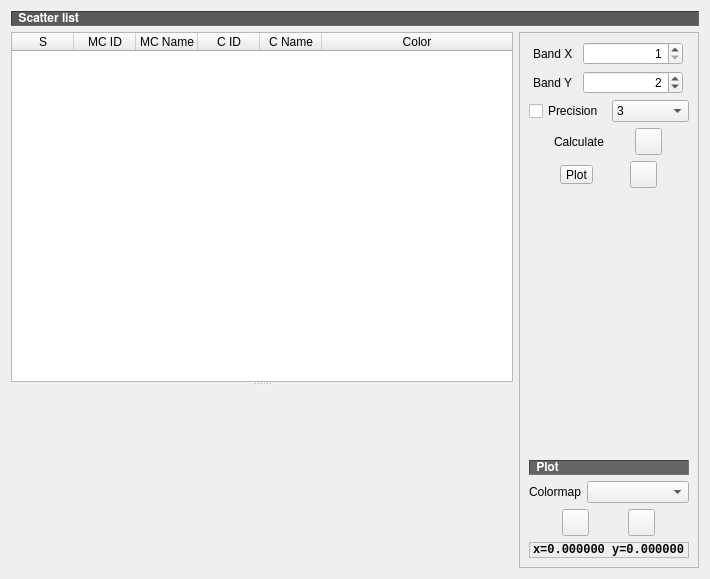
<?xml version="1.0" encoding="UTF-8"?>
<ui version="4.0">
 <class>ScatterPlot</class>
 <widget class="QDialog" name="ScatterPlot">
  <property name="geometry">
   <rect>
    <x>0</x>
    <y>0</y>
    <width>710</width>
    <height>579</height>
   </rect>
  </property>
  <property name="sizePolicy">
   <sizepolicy hsizetype="Minimum" vsizetype="Minimum">
    <horstretch>0</horstretch>
    <verstretch>0</verstretch>
   </sizepolicy>
  </property>
  <property name="windowTitle">
   <string>SCP: Scatter Plot</string>
  </property>
  <property name="windowIcon">
   <iconset resource="resources.qrc">
    <normaloff>:/plugins/semiautomaticclassificationplugin/icons/semiautomaticclassificationplugin.svg</normaloff>:/plugins/semiautomaticclassificationplugin/icons/semiautomaticclassificationplugin.svg</iconset>
  </property>
  <property name="locale">
   <locale language="English" country="UnitedStates"/>
  </property>
  <layout class="QGridLayout" name="gridLayout_5">
   <item row="1" column="0">
    <widget class="QSplitter" name="splitter">
     <property name="orientation">
      <enum>Qt::Vertical</enum>
     </property>
     <property name="childrenCollapsible">
      <bool>false</bool>
     </property>
     <widget class="QWidget" name="layoutWidget">
      <layout class="QGridLayout" name="gridLayout_2">
       <item row="0" column="0">
        <widget class="QTableWidget" name="scatter_list_plot_tableWidget">
         <property name="sizePolicy">
          <sizepolicy hsizetype="Expanding" vsizetype="Minimum">
           <horstretch>0</horstretch>
           <verstretch>0</verstretch>
          </sizepolicy>
         </property>
         <property name="minimumSize">
          <size>
           <width>0</width>
           <height>50</height>
          </size>
         </property>
         <property name="locale">
          <locale language="English" country="UnitedStates"/>
         </property>
         <property name="editTriggers">
          <set>QAbstractItemView::NoEditTriggers</set>
         </property>
         <property name="selectionBehavior">
          <enum>QAbstractItemView::SelectRows</enum>
         </property>
         <property name="sortingEnabled">
          <bool>true</bool>
         </property>
         <attribute name="horizontalHeaderDefaultSectionSize">
          <number>62</number>
         </attribute>
         <attribute name="horizontalHeaderStretchLastSection">
          <bool>true</bool>
         </attribute>
         <attribute name="verticalHeaderDefaultSectionSize">
          <number>22</number>
         </attribute>
         <column>
          <property name="text">
           <string>S</string>
          </property>
         </column>
         <column>
          <property name="text">
           <string>MC ID</string>
          </property>
         </column>
         <column>
          <property name="text">
           <string>MC Name</string>
          </property>
         </column>
         <column>
          <property name="text">
           <string>C ID</string>
          </property>
         </column>
         <column>
          <property name="text">
           <string>C Name</string>
          </property>
         </column>
         <column>
          <property name="text">
           <string>Color</string>
          </property>
         </column>
        </widget>
       </item>
      </layout>
     </widget>
     <widget class="QWidget" name="layoutWidget">
      <layout class="QGridLayout" name="gridLayout_3">
       <item row="0" column="0">
        <widget class="ScatterWidget2" name="Scatter_Widget_2" native="true">
         <property name="sizePolicy">
          <sizepolicy hsizetype="Expanding" vsizetype="Expanding">
           <horstretch>0</horstretch>
           <verstretch>0</verstretch>
          </sizepolicy>
         </property>
         <property name="minimumSize">
          <size>
           <width>0</width>
           <height>100</height>
          </size>
         </property>
        </widget>
       </item>
      </layout>
     </widget>
    </widget>
   </item>
   <item row="1" column="1">
    <widget class="QFrame" name="frame">
     <property name="sizePolicy">
      <sizepolicy hsizetype="Maximum" vsizetype="Preferred">
       <horstretch>0</horstretch>
       <verstretch>0</verstretch>
      </sizepolicy>
     </property>
     <property name="frameShape">
      <enum>QFrame::StyledPanel</enum>
     </property>
     <property name="frameShadow">
      <enum>QFrame::Raised</enum>
     </property>
     <layout class="QGridLayout" name="gridLayout">
      <item row="0" column="0">
       <layout class="QGridLayout" name="gridLayout_6">
        <item row="6" column="0">
         <layout class="QHBoxLayout" name="horizontalLayout_8">
          <item>
           <widget class="QLabel" name="label_49">
            <property name="sizePolicy">
             <sizepolicy hsizetype="Fixed" vsizetype="Preferred">
              <horstretch>0</horstretch>
              <verstretch>0</verstretch>
             </sizepolicy>
            </property>
            <property name="text">
             <string>Calculate</string>
            </property>
           </widget>
          </item>
          <item>
           <widget class="QToolButton" name="scatter_ROI_Button">
            <property name="toolTip">
             <string>&lt;html&gt;&lt;head/&gt;&lt;body&gt;&lt;p&gt;Calculate scatter plot&lt;/p&gt;&lt;/body&gt;&lt;/html&gt;</string>
            </property>
            <property name="styleSheet">
             <string notr="true">margin: 0px;padding: 0px;</string>
            </property>
            <property name="icon">
             <iconset resource="resources.qrc">
              <normaloff>:/plugins/semiautomaticclassificationplugin/icons/semiautomaticclassificationplugin_enter.svg</normaloff>:/plugins/semiautomaticclassificationplugin/icons/semiautomaticclassificationplugin_enter.svg</iconset>
            </property>
            <property name="iconSize">
             <size>
              <width>22</width>
              <height>22</height>
             </size>
            </property>
           </widget>
          </item>
         </layout>
        </item>
        <item row="4" column="0">
         <layout class="QHBoxLayout" name="horizontalLayout_2">
          <item>
           <widget class="QCheckBox" name="precision_checkBox">
            <property name="toolTip">
             <string>&lt;html&gt;&lt;head/&gt;&lt;body&gt;&lt;p&gt;Use custom decimal precision&lt;/p&gt;&lt;/body&gt;&lt;/html&gt;</string>
            </property>
            <property name="text">
             <string>Precision</string>
            </property>
           </widget>
          </item>
          <item>
           <widget class="QComboBox" name="precision_comboBox">
            <property name="toolTip">
             <string>&lt;html&gt;&lt;head/&gt;&lt;body&gt;&lt;p&gt;Select decimal precision:&lt;/p&gt;&lt;p&gt;4 = 10^&lt;span style=&quot; vertical-align:super;&quot;&gt;−4&lt;/span&gt;&lt;/p&gt;&lt;p&gt;3 = 10^&lt;span style=&quot; vertical-align:super;&quot;&gt;−3&lt;/span&gt;&lt;/p&gt;&lt;p&gt;2 = 10^&lt;span style=&quot; vertical-align:super;&quot;&gt;−2&lt;/span&gt;&lt;/p&gt;&lt;p&gt;1 = 10^&lt;span style=&quot; vertical-align:super;&quot;&gt;−1&lt;/span&gt;&lt;/p&gt;&lt;p&gt;0 = 1&lt;/p&gt;&lt;p&gt;-1 = 10&lt;/p&gt;&lt;p&gt;-2 = 10^&lt;span style=&quot; vertical-align:super;&quot;&gt;2&lt;/span&gt;&lt;/p&gt;&lt;p&gt;-3 = 10^&lt;span style=&quot; vertical-align:super;&quot;&gt;3&lt;/span&gt;&lt;/p&gt;&lt;/body&gt;&lt;/html&gt;</string>
            </property>
            <property name="currentIndex">
             <number>1</number>
            </property>
            <item>
             <property name="text">
              <string>4</string>
             </property>
            </item>
            <item>
             <property name="text">
              <string>3</string>
             </property>
            </item>
            <item>
             <property name="text">
              <string>2</string>
             </property>
            </item>
            <item>
             <property name="text">
              <string>1</string>
             </property>
            </item>
            <item>
             <property name="text">
              <string>0</string>
             </property>
            </item>
            <item>
             <property name="text">
              <string>-1</string>
             </property>
            </item>
            <item>
             <property name="text">
              <string>-2</string>
             </property>
            </item>
            <item>
             <property name="text">
              <string>-3</string>
             </property>
            </item>
           </widget>
          </item>
         </layout>
        </item>
        <item row="8" column="0">
         <spacer name="verticalSpacer">
          <property name="orientation">
           <enum>Qt::Vertical</enum>
          </property>
          <property name="sizeHint" stdset="0">
           <size>
            <width>20</width>
            <height>40</height>
           </size>
          </property>
         </spacer>
        </item>
        <item row="9" column="0">
         <layout class="QGridLayout" name="gridLayout_14">
          <item row="3" column="3">
           <layout class="QHBoxLayout" name="horizontalLayout_4">
            <item>
             <widget class="QToolButton" name="fitToAxes_pushButton_2">
              <property name="toolTip">
               <string>&lt;html&gt;&lt;head/&gt;&lt;body&gt;&lt;p&gt;Automatically fit the plot to data&lt;/p&gt;&lt;/body&gt;&lt;/html&gt;</string>
              </property>
              <property name="styleSheet">
               <string notr="true">margin: 0px;padding: 0px;</string>
              </property>
              <property name="text">
               <string/>
              </property>
              <property name="icon">
               <iconset resource="resources.qrc">
                <normaloff>:/plugins/semiautomaticclassificationplugin/icons/semiautomaticclassificationplugin_fit_plot.svg</normaloff>:/plugins/semiautomaticclassificationplugin/icons/semiautomaticclassificationplugin_fit_plot.svg</iconset>
              </property>
              <property name="iconSize">
               <size>
                <width>22</width>
                <height>22</height>
               </size>
              </property>
             </widget>
            </item>
            <item>
             <widget class="QToolButton" name="save_plot_pushButton_2">
              <property name="toolTip">
               <string>&lt;html&gt;&lt;head/&gt;&lt;body&gt;&lt;p&gt;Save the plot to file (jpg, png, pdf)&lt;/p&gt;&lt;/body&gt;&lt;/html&gt;</string>
              </property>
              <property name="styleSheet">
               <string notr="true">margin: 0px;padding: 0px;</string>
              </property>
              <property name="text">
               <string/>
              </property>
              <property name="icon">
               <iconset resource="resources.qrc">
                <normaloff>:/plugins/semiautomaticclassificationplugin/icons/semiautomaticclassificationplugin_save_plot_image.svg</normaloff>:/plugins/semiautomaticclassificationplugin/icons/semiautomaticclassificationplugin_save_plot_image.svg</iconset>
              </property>
              <property name="iconSize">
               <size>
                <width>22</width>
                <height>22</height>
               </size>
              </property>
             </widget>
            </item>
           </layout>
          </item>
          <item row="1" column="3">
           <widget class="QLabel" name="label_27">
            <property name="font">
             <font>
              <family>FreeSans</family>
              <weight>75</weight>
              <bold>true</bold>
             </font>
            </property>
            <property name="styleSheet">
             <string notr="true">background-color : #656565; color : white</string>
            </property>
            <property name="frameShape">
             <enum>QFrame::Panel</enum>
            </property>
            <property name="frameShadow">
             <enum>QFrame::Sunken</enum>
            </property>
            <property name="text">
             <string> Plot</string>
            </property>
            <property name="alignment">
             <set>Qt::AlignLeading|Qt::AlignLeft|Qt::AlignVCenter</set>
            </property>
           </widget>
          </item>
          <item row="2" column="3">
           <layout class="QHBoxLayout" name="horizontalLayout_6">
            <item>
             <widget class="QLabel" name="label_50">
              <property name="sizePolicy">
               <sizepolicy hsizetype="Fixed" vsizetype="Preferred">
                <horstretch>0</horstretch>
                <verstretch>0</verstretch>
               </sizepolicy>
              </property>
              <property name="text">
               <string>Colormap</string>
              </property>
             </widget>
            </item>
            <item>
             <widget class="QComboBox" name="colormap_comboBox">
              <property name="sizePolicy">
               <sizepolicy hsizetype="Minimum" vsizetype="Fixed">
                <horstretch>0</horstretch>
                <verstretch>0</verstretch>
               </sizepolicy>
              </property>
              <property name="minimumSize">
               <size>
                <width>100</width>
                <height>0</height>
               </size>
              </property>
              <property name="toolTip">
               <string>&lt;html&gt;&lt;head/&gt;&lt;body&gt;&lt;p&gt;Select a colormap for selected rows&lt;/p&gt;&lt;/body&gt;&lt;/html&gt;</string>
              </property>
              <property name="currentIndex">
               <number>-1</number>
              </property>
             </widget>
            </item>
           </layout>
          </item>
          <item row="4" column="3">
           <widget class="QLabel" name="value_label_2">
            <property name="font">
             <font>
              <family>Liberation Mono</family>
              <weight>75</weight>
              <bold>true</bold>
             </font>
            </property>
            <property name="frameShape">
             <enum>QFrame::StyledPanel</enum>
            </property>
            <property name="frameShadow">
             <enum>QFrame::Sunken</enum>
            </property>
            <property name="text">
             <string>x=0.000000 y=0.000000</string>
            </property>
           </widget>
          </item>
         </layout>
        </item>
        <item row="2" column="0">
         <layout class="QGridLayout" name="gridLayout_40">
          <item row="0" column="0">
           <widget class="QLabel" name="label_48">
            <property name="sizePolicy">
             <sizepolicy hsizetype="Fixed" vsizetype="Preferred">
              <horstretch>0</horstretch>
              <verstretch>0</verstretch>
             </sizepolicy>
            </property>
            <property name="text">
             <string>Band Y</string>
            </property>
           </widget>
          </item>
          <item row="0" column="1">
           <widget class="QSpinBox" name="bandY_spinBox">
            <property name="sizePolicy">
             <sizepolicy hsizetype="Minimum" vsizetype="Fixed">
              <horstretch>0</horstretch>
              <verstretch>0</verstretch>
             </sizepolicy>
            </property>
            <property name="minimumSize">
             <size>
              <width>50</width>
              <height>0</height>
             </size>
            </property>
            <property name="maximumSize">
             <size>
              <width>100</width>
              <height>16777215</height>
             </size>
            </property>
            <property name="toolTip">
             <string>&lt;html&gt;&lt;head/&gt;&lt;body&gt;&lt;p align=&quot;justify&quot;&gt;Band Y&lt;/p&gt;&lt;/body&gt;&lt;/html&gt;</string>
            </property>
            <property name="alignment">
             <set>Qt::AlignRight|Qt::AlignTrailing|Qt::AlignVCenter</set>
            </property>
            <property name="minimum">
             <number>1</number>
            </property>
            <property name="maximum">
             <number>2000</number>
            </property>
            <property name="value">
             <number>2</number>
            </property>
           </widget>
          </item>
         </layout>
        </item>
        <item row="1" column="0">
         <layout class="QGridLayout" name="gridLayout_38">
          <item row="0" column="0">
           <widget class="QLabel" name="label_46">
            <property name="sizePolicy">
             <sizepolicy hsizetype="Fixed" vsizetype="Preferred">
              <horstretch>0</horstretch>
              <verstretch>0</verstretch>
             </sizepolicy>
            </property>
            <property name="text">
             <string>Band X</string>
            </property>
           </widget>
          </item>
          <item row="0" column="1">
           <widget class="QSpinBox" name="bandX_spinBox">
            <property name="sizePolicy">
             <sizepolicy hsizetype="Minimum" vsizetype="Fixed">
              <horstretch>0</horstretch>
              <verstretch>0</verstretch>
             </sizepolicy>
            </property>
            <property name="minimumSize">
             <size>
              <width>50</width>
              <height>0</height>
             </size>
            </property>
            <property name="maximumSize">
             <size>
              <width>100</width>
              <height>16777215</height>
             </size>
            </property>
            <property name="toolTip">
             <string>&lt;html&gt;&lt;head/&gt;&lt;body&gt;&lt;p align=&quot;justify&quot;&gt;Band X&lt;/p&gt;&lt;/body&gt;&lt;/html&gt;</string>
            </property>
            <property name="alignment">
             <set>Qt::AlignRight|Qt::AlignTrailing|Qt::AlignVCenter</set>
            </property>
            <property name="minimum">
             <number>1</number>
            </property>
            <property name="maximum">
             <number>2000</number>
            </property>
            <property name="value">
             <number>1</number>
            </property>
           </widget>
          </item>
         </layout>
        </item>
        <item row="7" column="0">
         <layout class="QHBoxLayout" name="horizontalLayout">
          <item>
           <widget class="QToolButton" name="remove_Signature_Button">
            <property name="toolTip">
             <string>&lt;html&gt;&lt;head/&gt;&lt;body&gt;&lt;p &gt;Delete row&lt;/p&gt;&lt;/body&gt;&lt;/html&gt;</string>
            </property>
            <property name="styleSheet">
             <string notr="true">margin: 0px;padding: 0px;</string>
            </property>
            <property name="text">
             <string>Plot</string>
            </property>
            <property name="icon">
             <iconset resource="resources.qrc">
              <normaloff>:/plugins/semiautomaticclassificationplugin/icons/semiautomaticclassificationplugin_remove.svg</normaloff>:/plugins/semiautomaticclassificationplugin/icons/semiautomaticclassificationplugin_remove.svg</iconset>
            </property>
            <property name="iconSize">
             <size>
              <width>22</width>
              <height>22</height>
             </size>
            </property>
           </widget>
          </item>
          <item>
           <widget class="QToolButton" name="plot_temp_ROI_pushButton">
            <property name="toolTip">
             <string>&lt;html&gt;&lt;head/&gt;&lt;body&gt;&lt;p&gt;Calculate scatter plot from temporary ROI&lt;/p&gt;&lt;/body&gt;&lt;/html&gt;</string>
            </property>
            <property name="styleSheet">
             <string notr="true">margin: 0px;padding: 0px;</string>
            </property>
            <property name="text">
             <string/>
            </property>
            <property name="icon">
             <iconset resource="resources.qrc">
              <normaloff>:/plugins/semiautomaticclassificationplugin/icons/semiautomaticclassificationplugin_scatter_raster_temp_ROI.svg</normaloff>:/plugins/semiautomaticclassificationplugin/icons/semiautomaticclassificationplugin_scatter_raster_temp_ROI.svg</iconset>
            </property>
            <property name="iconSize">
             <size>
              <width>22</width>
              <height>22</height>
             </size>
            </property>
           </widget>
          </item>
         </layout>
        </item>
       </layout>
      </item>
     </layout>
     <zorder></zorder>
    </widget>
   </item>
   <item row="0" column="0" colspan="2">
    <layout class="QGridLayout" name="gridLayout_4">
     <item row="0" column="0">
      <widget class="QLabel" name="label_25">
       <property name="font">
        <font>
         <family>FreeSans</family>
         <weight>75</weight>
         <italic>false</italic>
         <bold>true</bold>
        </font>
       </property>
       <property name="styleSheet">
        <string notr="true">background-color : #5a5a5a; color : white; font: bold</string>
       </property>
       <property name="locale">
        <locale language="English" country="UnitedStates"/>
       </property>
       <property name="frameShape">
        <enum>QFrame::Panel</enum>
       </property>
       <property name="frameShadow">
        <enum>QFrame::Sunken</enum>
       </property>
       <property name="text">
        <string> Scatter list</string>
       </property>
       <property name="alignment">
        <set>Qt::AlignLeading|Qt::AlignLeft|Qt::AlignVCenter</set>
       </property>
      </widget>
     </item>
    </layout>
   </item>
  </layout>
 </widget>
 <customwidgets>
  <customwidget>
   <class>ScatterWidget2</class>
   <extends>QWidget</extends>
   <header>.scatterwidget2</header>
   <container>1</container>
  </customwidget>
 </customwidgets>
 <resources>
  <include location="resources.qrc"/>
 </resources>
 <connections/>
</ui>
